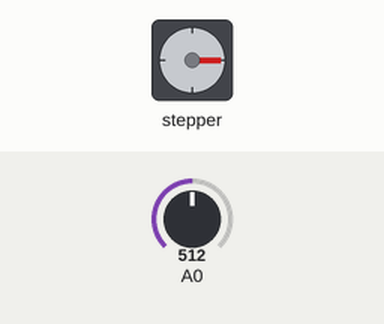
Recording of a sketch running on a simulated Arduino Uno, built with avr-gcc and run on an emulated ATmega328P. Parts: stepper motor. Wiring (inferred from the names in the program): stepper motor driver (200 steps per turn assumed): step pin 3; direction pin 4. The test bench sets the inputs (shaded band); at power-on: A0 = 512.

Above: at 1.2 s.
1.3 s: A0 set to 716
At 1.8 s:
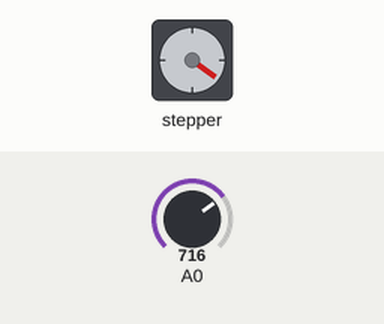
2.8 s: A0 set to 900
At 3.9 s:
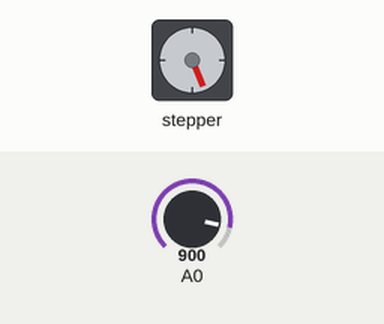
4.3 s: A0 set to 1023
At 5.5 s:
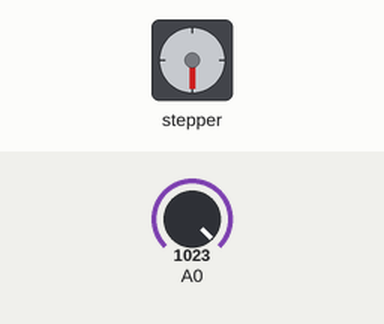
5.8 s: A0 set to 306
At 7.2 s:
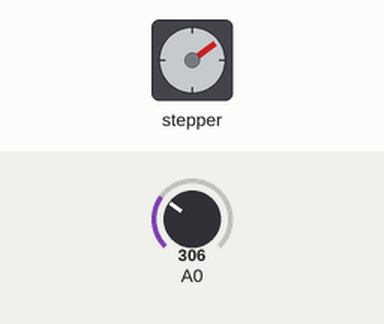
7.5 s: A0 set to 122
At 8.7 s:
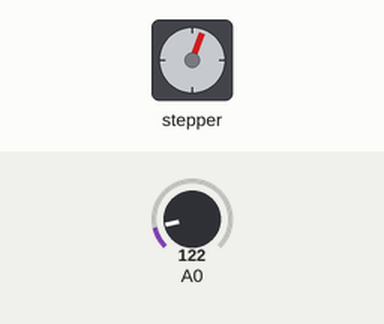
Timing chart, 0 to 10.0 s (numbered marks = the images above; inputs shaded):
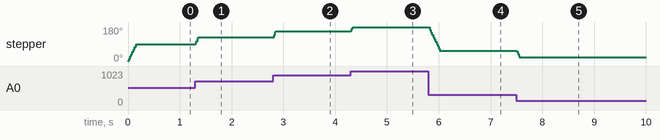

The sketch:

stepper-pot-position.ino
```cpp
// Reference solution: the NEMA 17 (A4988, STEP D3, DIR D4, full steps) follows the pot on A0: pot 0 is the
// power-up position, pot 1 is half a turn (100 steps) from it.
const int STEP_PIN = 3;
const int DIR_PIN = 4;
long position = 0; // steps from power-up

void setup() {
  pinMode(STEP_PIN, OUTPUT);
  pinMode(DIR_PIN, OUTPUT);
}

void loop() {
  long target = (analogRead(A0) * 100L + 511) / 1023;
  if (target == position) return;
  bool up = target > position;
  digitalWrite(DIR_PIN, up ? HIGH : LOW);
  delayMicroseconds(5);
  digitalWrite(STEP_PIN, HIGH);
  delayMicroseconds(5);
  digitalWrite(STEP_PIN, LOW);
  position += up ? 1 : -1;
  delay(3);
}
```

Measured:
- after the input at 1.3 s, stepper: turns 36° clockwise, starting at once
- after the input at 2.8 s, stepper: turns 32° clockwise, starting at once
- after the input at 4.3 s, stepper: turns 22° clockwise, starting at once
- after the input at 5.8 s, stepper: turns 126° counter-clockwise in 0.22 s, starting at once
- after the input at 7.5 s, stepper: turns 33° counter-clockwise, starting at once
- by itself, stepper: turns 90° clockwise in 0.16 s
